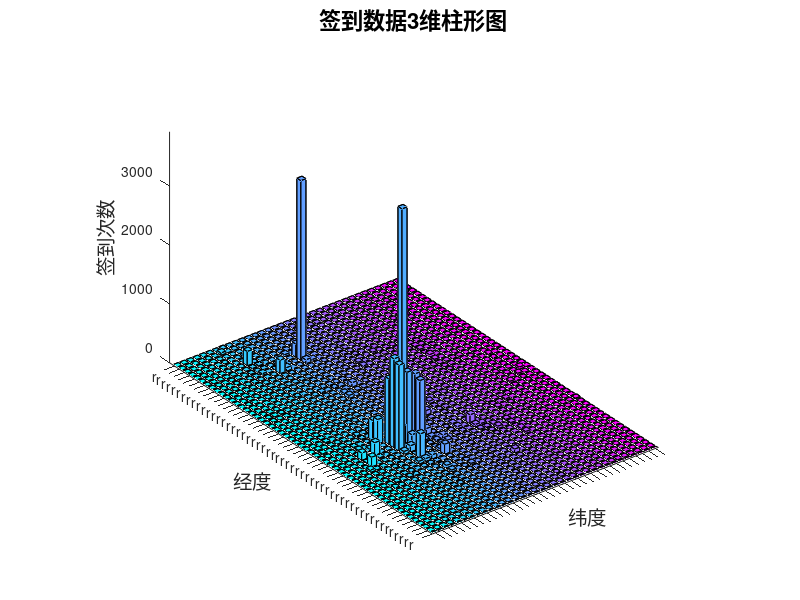
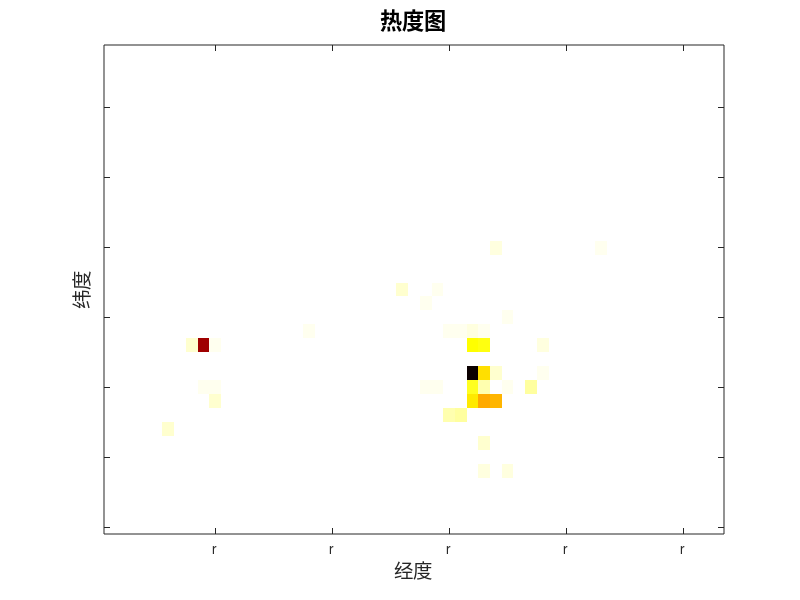

Source code (MATLAB) for these figures, in order:
%绘制原始签到数据的3维柱形图与热度图
load category_name.mat;
load chk.mat;

lng_1=floor(lng*100)/100;
lat_1=floor(lat*100)/100;

cdnt=lng_1*100-11384+(lat_1*100-2218)/100;
data=tabulate(cdnt);

cd=zeros(53,33);
for i=1:length(data)
    x=floor(data(i,1));
    y=fix((data(i,1)-floor(data(i,1)))*100)+1;
    cd(x,y)=data(i,2);
end

figure;
bar3(cd);
ylabel('经度','FontSize',14)
xlabel('纬度','FontSize',14)
zlabel('签到次数','FontSize',14)
ylim([0 53]);
set(gca, 'XTickLabel', {22.28,22.38,22.48})
set(gca, 'YTickLabel', {113.84,113.94,114.04,114.14,114.24,114.34})
title('签到数据3维柱形图','FontSize',16)
colormap(cool)
grid off

figure;
cd1=rot90(cd);
imagesc(cd1);          %填色函数
colormap(flipud(hot));
xlabel('经度','FontSize',14)
ylabel('纬度','FontSize',14)
set(gca, 'YTickLabel', {22.5 22.45 22.4 22.35 22.3 22.25 22.2})
set(gca, 'XTickLabel', {113.86 113.92 113.98 114.04 114.1 114.16 114.22 114.28 114.34 114.4})
title('热度图','FontSize',16)





